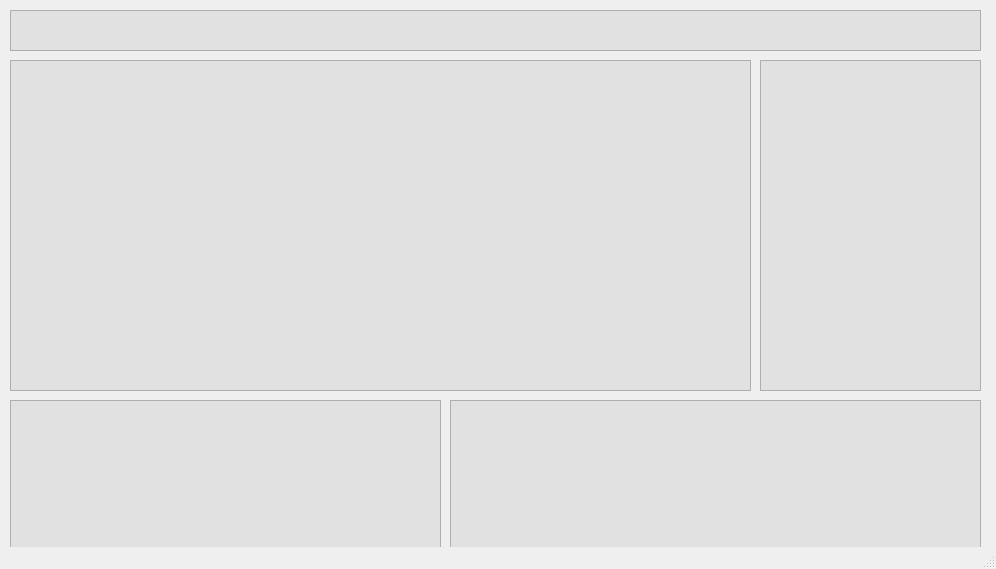
<?xml version="1.0" encoding="UTF-8"?>
<ui version="4.0">
 <class>MainWindow</class>
 <widget class="QMainWindow" name="MainWindow">
  <property name="geometry">
   <rect>
    <x>0</x>
    <y>0</y>
    <width>996</width>
    <height>569</height>
   </rect>
  </property>
  <property name="windowTitle">
   <string>MainWindow</string>
  </property>
  <widget class="QWidget" name="centralwidget">
   <widget class="QFrame" name="frame_title">
    <property name="geometry">
     <rect>
      <x>10</x>
      <y>10</y>
      <width>971</width>
      <height>41</height>
     </rect>
    </property>
    <property name="styleSheet">
     <string notr="true">background-color: rgb(225, 225, 225);</string>
    </property>
    <property name="frameShape">
     <enum>QFrame::StyledPanel</enum>
    </property>
    <property name="frameShadow">
     <enum>QFrame::Raised</enum>
    </property>
   </widget>
   <widget class="QFrame" name="frame_show_automata">
    <property name="geometry">
     <rect>
      <x>10</x>
      <y>60</y>
      <width>741</width>
      <height>331</height>
     </rect>
    </property>
    <property name="styleSheet">
     <string notr="true">background-color: rgb(225, 225, 225);</string>
    </property>
    <property name="frameShape">
     <enum>QFrame::StyledPanel</enum>
    </property>
    <property name="frameShadow">
     <enum>QFrame::Raised</enum>
    </property>
   </widget>
   <widget class="QFrame" name="frame_options">
    <property name="geometry">
     <rect>
      <x>760</x>
      <y>60</y>
      <width>221</width>
      <height>331</height>
     </rect>
    </property>
    <property name="styleSheet">
     <string notr="true">background-color: rgb(225, 225, 225);</string>
    </property>
    <property name="frameShape">
     <enum>QFrame::StyledPanel</enum>
    </property>
    <property name="frameShadow">
     <enum>QFrame::Raised</enum>
    </property>
   </widget>
   <widget class="QFrame" name="frame_input">
    <property name="geometry">
     <rect>
      <x>10</x>
      <y>400</y>
      <width>431</width>
      <height>151</height>
     </rect>
    </property>
    <property name="styleSheet">
     <string notr="true">background-color: rgb(225, 225, 225);</string>
    </property>
    <property name="frameShape">
     <enum>QFrame::StyledPanel</enum>
    </property>
    <property name="frameShadow">
     <enum>QFrame::Raised</enum>
    </property>
   </widget>
   <widget class="QFrame" name="frame_words">
    <property name="geometry">
     <rect>
      <x>450</x>
      <y>400</y>
      <width>531</width>
      <height>151</height>
     </rect>
    </property>
    <property name="styleSheet">
     <string notr="true">background-color: rgb(225, 225, 225);</string>
    </property>
    <property name="frameShape">
     <enum>QFrame::StyledPanel</enum>
    </property>
    <property name="frameShadow">
     <enum>QFrame::Raised</enum>
    </property>
   </widget>
  </widget>
  <widget class="QStatusBar" name="statusbar"/>
 </widget>
 <resources/>
 <connections/>
</ui>
